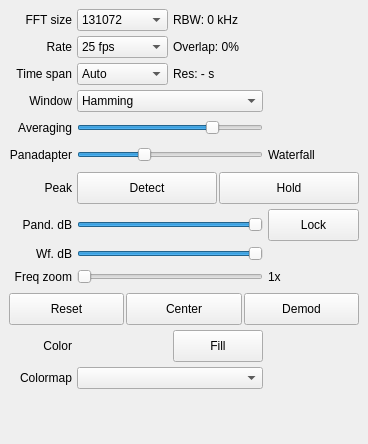
<?xml version="1.0" encoding="UTF-8"?>
<ui version="4.0">
 <class>DockFft</class>
 <widget class="QDockWidget" name="DockFft">
  <property name="geometry">
   <rect>
    <x>0</x>
    <y>0</y>
    <width>368</width>
    <height>444</height>
   </rect>
  </property>
  <property name="sizePolicy">
   <sizepolicy hsizetype="MinimumExpanding" vsizetype="Preferred">
    <horstretch>0</horstretch>
    <verstretch>0</verstretch>
   </sizepolicy>
  </property>
  <property name="minimumSize">
   <size>
    <width>327</width>
    <height>200</height>
   </size>
  </property>
  <property name="maximumSize">
   <size>
    <width>524287</width>
    <height>524287</height>
   </size>
  </property>
  <property name="windowIcon">
   <iconset resource="../../resources/icons.qrc">
    <normaloff>:/icons/icons/signal.svg</normaloff>:/icons/icons/signal.svg</iconset>
  </property>
  <property name="toolTip">
   <string>FFT performance and display settings</string>
  </property>
  <property name="allowedAreas">
   <set>Qt::LeftDockWidgetArea|Qt::RightDockWidgetArea</set>
  </property>
  <property name="windowTitle">
   <string>FFT Settings</string>
  </property>
  <widget class="QWidget" name="dockWidgetContents">
   <layout class="QVBoxLayout" name="verticalLayout_2">
    <item>
     <widget class="QScrollArea" name="scrollArea">
      <property name="sizePolicy">
       <sizepolicy hsizetype="Preferred" vsizetype="Preferred">
        <horstretch>0</horstretch>
        <verstretch>0</verstretch>
       </sizepolicy>
      </property>
      <property name="frameShape">
       <enum>QFrame::NoFrame</enum>
      </property>
      <property name="frameShadow">
       <enum>QFrame::Sunken</enum>
      </property>
      <property name="horizontalScrollBarPolicy">
       <enum>Qt::ScrollBarAsNeeded</enum>
      </property>
      <property name="sizeAdjustPolicy">
       <enum>QAbstractScrollArea::AdjustToContentsOnFirstShow</enum>
      </property>
      <property name="widgetResizable">
       <bool>true</bool>
      </property>
      <widget class="QWidget" name="scrollAreaWidgetContents">
       <property name="geometry">
        <rect>
         <x>0</x>
         <y>0</y>
         <width>350</width>
         <height>407</height>
        </rect>
       </property>
       <layout class="QVBoxLayout" name="verticalLayout">
        <property name="spacing">
         <number>0</number>
        </property>
        <property name="leftMargin">
         <number>0</number>
        </property>
        <property name="topMargin">
         <number>0</number>
        </property>
        <property name="rightMargin">
         <number>0</number>
        </property>
        <property name="bottomMargin">
         <number>0</number>
        </property>
        <item>
         <layout class="QGridLayout" name="gridLayout">
          <property name="sizeConstraint">
           <enum>QLayout::SetDefaultConstraint</enum>
          </property>
          <property name="leftMargin">
           <number>0</number>
          </property>
          <property name="topMargin">
           <number>0</number>
          </property>
          <property name="rightMargin">
           <number>0</number>
          </property>
          <property name="bottomMargin">
           <number>0</number>
          </property>
          <property name="spacing">
           <number>5</number>
          </property>
          <item row="0" column="2" colspan="2">
           <widget class="QLabel" name="fftRbwLabel">
            <property name="toolTip">
             <string>Resolution bandwidth</string>
            </property>
            <property name="text">
             <string>RBW: 0 kHz</string>
            </property>
           </widget>
          </item>
          <item row="4" column="0">
           <widget class="QLabel" name="fftAvgLabel">
            <property name="sizePolicy">
             <sizepolicy hsizetype="Preferred" vsizetype="Preferred">
              <horstretch>0</horstretch>
              <verstretch>0</verstretch>
             </sizepolicy>
            </property>
            <property name="toolTip">
             <string>FFT averaging gain</string>
            </property>
            <property name="text">
             <string>Averaging</string>
            </property>
            <property name="alignment">
             <set>Qt::AlignRight|Qt::AlignTrailing|Qt::AlignVCenter</set>
            </property>
           </widget>
          </item>
          <item row="12" column="1">
           <widget class="QtColorPicker" name="colorPicker">
            <property name="sizePolicy">
             <sizepolicy hsizetype="MinimumExpanding" vsizetype="Preferred">
              <horstretch>0</horstretch>
              <verstretch>0</verstretch>
             </sizepolicy>
            </property>
            <property name="minimumSize">
             <size>
              <width>50</width>
              <height>32</height>
             </size>
            </property>
            <property name="toolTip">
             <string>Click to select color for the FFT plot</string>
            </property>
            <property name="statusTip">
             <string>Click to select color for the FFT plot</string>
            </property>
            <property name="text">
             <string/>
            </property>
            <property name="flat">
             <bool>true</bool>
            </property>
           </widget>
          </item>
          <item row="5" column="3">
           <widget class="QLabel" name="wfLabel">
            <property name="sizePolicy">
             <sizepolicy hsizetype="MinimumExpanding" vsizetype="Preferred">
              <horstretch>0</horstretch>
              <verstretch>0</verstretch>
             </sizepolicy>
            </property>
            <property name="text">
             <string>Waterfall</string>
            </property>
            <property name="alignment">
             <set>Qt::AlignLeading|Qt::AlignLeft|Qt::AlignVCenter</set>
            </property>
           </widget>
          </item>
          <item row="5" column="0">
           <widget class="QLabel" name="pandLabel">
            <property name="sizePolicy">
             <sizepolicy hsizetype="Preferred" vsizetype="Preferred">
              <horstretch>0</horstretch>
              <verstretch>0</verstretch>
             </sizepolicy>
            </property>
            <property name="text">
             <string>Panadapter</string>
            </property>
            <property name="alignment">
             <set>Qt::AlignRight|Qt::AlignTrailing|Qt::AlignVCenter</set>
            </property>
           </widget>
          </item>
          <item row="1" column="2" colspan="2">
           <widget class="QLabel" name="fftOvrLabel">
            <property name="toolTip">
             <string>FFT buffer overlap between two consecutive FFT calculations.</string>
            </property>
            <property name="text">
             <string>Overlap: 0%</string>
            </property>
            <property name="margin">
             <number>0</number>
            </property>
           </widget>
          </item>
          <item row="1" column="0">
           <widget class="QLabel" name="fftRateLabel">
            <property name="text">
             <string>Rate</string>
            </property>
            <property name="alignment">
             <set>Qt::AlignRight|Qt::AlignTrailing|Qt::AlignVCenter</set>
            </property>
           </widget>
          </item>
          <item row="7" column="1" colspan="2">
           <widget class="ctkRangeSlider" name="pandRangeSlider">
            <property name="sizePolicy">
             <sizepolicy hsizetype="Expanding" vsizetype="Fixed">
              <horstretch>0</horstretch>
              <verstretch>0</verstretch>
             </sizepolicy>
            </property>
            <property name="minimumSize">
             <size>
              <width>0</width>
              <height>0</height>
             </size>
            </property>
            <property name="toolTip">
             <string>Set pandapter dB range</string>
            </property>
            <property name="statusTip">
             <string>Set pandapter dB range</string>
            </property>
            <property name="minimum">
             <number>-160</number>
            </property>
            <property name="maximum">
             <number>0</number>
            </property>
            <property name="orientation">
             <enum>Qt::Horizontal</enum>
            </property>
           </widget>
          </item>
          <item row="9" column="1" rowspan="2" colspan="2">
           <widget class="QSlider" name="fftZoomSlider">
            <property name="sizePolicy">
             <sizepolicy hsizetype="MinimumExpanding" vsizetype="Preferred">
              <horstretch>0</horstretch>
              <verstretch>0</verstretch>
             </sizepolicy>
            </property>
            <property name="minimumSize">
             <size>
              <width>0</width>
              <height>22</height>
             </size>
            </property>
            <property name="toolTip">
             <string>Set zoom level on the frequency axis</string>
            </property>
            <property name="statusTip">
             <string>Set zoom level on the frequency axis</string>
            </property>
            <property name="minimum">
             <number>1</number>
            </property>
            <property name="maximum">
             <number>50</number>
            </property>
            <property name="pageStep">
             <number>5</number>
            </property>
            <property name="orientation">
             <enum>Qt::Horizontal</enum>
            </property>
            <property name="invertedAppearance">
             <bool>false</bool>
            </property>
            <property name="invertedControls">
             <bool>false</bool>
            </property>
            <property name="tickPosition">
             <enum>QSlider::NoTicks</enum>
            </property>
           </widget>
          </item>
          <item row="7" column="3">
           <widget class="QPushButton" name="lockButton">
            <property name="enabled">
             <bool>true</bool>
            </property>
            <property name="sizePolicy">
             <sizepolicy hsizetype="MinimumExpanding" vsizetype="Preferred">
              <horstretch>0</horstretch>
              <verstretch>0</verstretch>
             </sizepolicy>
            </property>
            <property name="minimumSize">
             <size>
              <width>50</width>
              <height>32</height>
             </size>
            </property>
            <property name="toolTip">
             <string>Lock panadapter and waterfall sliders together</string>
            </property>
            <property name="statusTip">
             <string>Lock panadapter and waterfall sliders together</string>
            </property>
            <property name="text">
             <string>Lock</string>
            </property>
            <property name="checkable">
             <bool>true</bool>
            </property>
           </widget>
          </item>
          <item row="2" column="1">
           <widget class="QComboBox" name="wfSpanComboBox">
            <property name="sizePolicy">
             <sizepolicy hsizetype="MinimumExpanding" vsizetype="Preferred">
              <horstretch>0</horstretch>
              <verstretch>0</verstretch>
             </sizepolicy>
            </property>
            <property name="toolTip">
             <string>The vertical time span on the waterfall.</string>
            </property>
            <item>
             <property name="text">
              <string>Auto</string>
             </property>
            </item>
            <item>
             <property name="text">
              <string>1 min</string>
             </property>
            </item>
            <item>
             <property name="text">
              <string>2 min</string>
             </property>
            </item>
            <item>
             <property name="text">
              <string>5 min</string>
             </property>
            </item>
            <item>
             <property name="text">
              <string>10 min</string>
             </property>
            </item>
            <item>
             <property name="text">
              <string>15 min</string>
             </property>
            </item>
            <item>
             <property name="text">
              <string>20 min</string>
             </property>
            </item>
            <item>
             <property name="text">
              <string>30 min</string>
             </property>
            </item>
            <item>
             <property name="text">
              <string>1 hour</string>
             </property>
            </item>
            <item>
             <property name="text">
              <string>2 hours</string>
             </property>
            </item>
            <item>
             <property name="text">
              <string>5 hours</string>
             </property>
            </item>
            <item>
             <property name="text">
              <string>10 hours</string>
             </property>
            </item>
            <item>
             <property name="text">
              <string>16 hours</string>
             </property>
            </item>
            <item>
             <property name="text">
              <string>24 hours</string>
             </property>
            </item>
            <item>
             <property name="text">
              <string>48 hours</string>
             </property>
            </item>
           </widget>
          </item>
          <item row="3" column="1" colspan="2">
           <widget class="QComboBox" name="fftWinComboBox">
            <property name="toolTip">
             <string>FFT window</string>
            </property>
            <item>
             <property name="text">
              <string>Hamming</string>
             </property>
            </item>
            <item>
             <property name="text">
              <string>Hann</string>
             </property>
            </item>
            <item>
             <property name="text">
              <string>Blackman</string>
             </property>
            </item>
            <item>
             <property name="text">
              <string>Rectangular</string>
             </property>
            </item>
            <item>
             <property name="text">
              <string>Kaiser</string>
             </property>
            </item>
            <item>
             <property name="text">
              <string>Blackman-Harris</string>
             </property>
            </item>
            <item>
             <property name="text">
              <string>Bartlett</string>
             </property>
            </item>
            <item>
             <property name="text">
              <string>Flattop</string>
             </property>
            </item>
           </widget>
          </item>
          <item row="0" column="0">
           <widget class="QLabel" name="fftSizeLabel">
            <property name="text">
             <string>FFT size</string>
            </property>
            <property name="alignment">
             <set>Qt::AlignRight|Qt::AlignTrailing|Qt::AlignVCenter</set>
            </property>
           </widget>
          </item>
          <item row="5" column="1" colspan="2">
           <widget class="QSlider" name="fftSplitSlider">
            <property name="sizePolicy">
             <sizepolicy hsizetype="MinimumExpanding" vsizetype="Preferred">
              <horstretch>0</horstretch>
              <verstretch>0</verstretch>
             </sizepolicy>
            </property>
            <property name="minimumSize">
             <size>
              <width>0</width>
              <height>22</height>
             </size>
            </property>
            <property name="toolTip">
             <string>Spatial distribution between pandapter and waterfall</string>
            </property>
            <property name="minimum">
             <number>0</number>
            </property>
            <property name="maximum">
             <number>100</number>
            </property>
            <property name="value">
             <number>35</number>
            </property>
            <property name="orientation">
             <enum>Qt::Horizontal</enum>
            </property>
           </widget>
          </item>
          <item row="1" column="1">
           <widget class="QComboBox" name="fftRateComboBox">
            <property name="sizePolicy">
             <sizepolicy hsizetype="MinimumExpanding" vsizetype="Preferred">
              <horstretch>0</horstretch>
              <verstretch>0</verstretch>
             </sizepolicy>
            </property>
            <property name="minimumSize">
             <size>
              <width>0</width>
              <height>0</height>
             </size>
            </property>
            <property name="toolTip">
             <string>FFT refresh rate</string>
            </property>
            <property name="currentIndex">
             <number>3</number>
            </property>
            <item>
             <property name="text">
              <string>60 fps</string>
             </property>
            </item>
            <item>
             <property name="text">
              <string>50 fps</string>
             </property>
            </item>
            <item>
             <property name="text">
              <string>30 fps</string>
             </property>
            </item>
            <item>
             <property name="text">
              <string>25 fps</string>
             </property>
            </item>
            <item>
             <property name="text">
              <string>20 fps</string>
             </property>
            </item>
            <item>
             <property name="text">
              <string>17 fps</string>
             </property>
            </item>
            <item>
             <property name="text">
              <string>15 fps</string>
             </property>
            </item>
            <item>
             <property name="text">
              <string>10 fps</string>
             </property>
            </item>
            <item>
             <property name="text">
              <string>5 fps</string>
             </property>
            </item>
            <item>
             <property name="text">
              <string>1 fps</string>
             </property>
            </item>
            <item>
             <property name="text">
              <string>0 fps</string>
             </property>
            </item>
           </widget>
          </item>
          <item row="6" column="1" colspan="3">
           <layout class="QHBoxLayout" name="horizontalLayout_2" stretch="0,0">
            <property name="spacing">
             <number>2</number>
            </property>
            <property name="sizeConstraint">
             <enum>QLayout::SetDefaultConstraint</enum>
            </property>
            <property name="topMargin">
             <number>1</number>
            </property>
            <property name="bottomMargin">
             <number>0</number>
            </property>
            <item>
             <widget class="QPushButton" name="peakDetectionButton">
              <property name="sizePolicy">
               <sizepolicy hsizetype="MinimumExpanding" vsizetype="Preferred">
                <horstretch>0</horstretch>
                <verstretch>0</verstretch>
               </sizepolicy>
              </property>
              <property name="minimumSize">
               <size>
                <width>50</width>
                <height>32</height>
               </size>
              </property>
              <property name="maximumSize">
               <size>
                <width>16777215</width>
                <height>16777215</height>
               </size>
              </property>
              <property name="toolTip">
               <string>Enable peak detection in FFT</string>
              </property>
              <property name="text">
               <string>Detect</string>
              </property>
              <property name="checkable">
               <bool>true</bool>
              </property>
             </widget>
            </item>
            <item>
             <widget class="QPushButton" name="peakHoldButton">
              <property name="sizePolicy">
               <sizepolicy hsizetype="MinimumExpanding" vsizetype="Preferred">
                <horstretch>0</horstretch>
                <verstretch>0</verstretch>
               </sizepolicy>
              </property>
              <property name="minimumSize">
               <size>
                <width>50</width>
                <height>32</height>
               </size>
              </property>
              <property name="maximumSize">
               <size>
                <width>16777215</width>
                <height>16777215</height>
               </size>
              </property>
              <property name="toolTip">
               <string>Toggle peak hold in FFT</string>
              </property>
              <property name="text">
               <string>Hold</string>
              </property>
              <property name="checkable">
               <bool>true</bool>
              </property>
             </widget>
            </item>
           </layout>
          </item>
          <item row="2" column="0">
           <widget class="QLabel" name="label">
            <property name="toolTip">
             <string>The vertical time span on the waterfall.</string>
            </property>
            <property name="statusTip">
             <string/>
            </property>
            <property name="text">
             <string>Time span</string>
            </property>
            <property name="alignment">
             <set>Qt::AlignRight|Qt::AlignTrailing|Qt::AlignVCenter</set>
            </property>
           </widget>
          </item>
          <item row="8" column="1" colspan="2">
           <widget class="ctkRangeSlider" name="wfRangeSlider">
            <property name="toolTip">
             <string>Set waterfall dB range</string>
            </property>
            <property name="statusTip">
             <string>Set waterfall dB range</string>
            </property>
            <property name="minimum">
             <number>-160</number>
            </property>
            <property name="maximum">
             <number>0</number>
            </property>
            <property name="orientation">
             <enum>Qt::Horizontal</enum>
            </property>
           </widget>
          </item>
          <item row="11" column="0" colspan="4">
           <layout class="QHBoxLayout" name="horizontalLayout" stretch="0,0,0">
            <property name="spacing">
             <number>2</number>
            </property>
            <item>
             <widget class="QPushButton" name="resetButton">
              <property name="sizePolicy">
               <sizepolicy hsizetype="MinimumExpanding" vsizetype="Preferred">
                <horstretch>0</horstretch>
                <verstretch>0</verstretch>
               </sizepolicy>
              </property>
              <property name="minimumSize">
               <size>
                <width>50</width>
                <height>32</height>
               </size>
              </property>
              <property name="maximumSize">
               <size>
                <width>16777215</width>
                <height>16777215</height>
               </size>
              </property>
              <property name="toolTip">
               <string>Reset zoom level to 1x</string>
              </property>
              <property name="text">
               <string>Reset</string>
              </property>
             </widget>
            </item>
            <item>
             <widget class="QPushButton" name="centerButton">
              <property name="sizePolicy">
               <sizepolicy hsizetype="MinimumExpanding" vsizetype="Preferred">
                <horstretch>0</horstretch>
                <verstretch>0</verstretch>
               </sizepolicy>
              </property>
              <property name="minimumSize">
               <size>
                <width>50</width>
                <height>32</height>
               </size>
              </property>
              <property name="maximumSize">
               <size>
                <width>16777215</width>
                <height>16777215</height>
               </size>
              </property>
              <property name="toolTip">
               <string>Center FFT around original center frequency</string>
              </property>
              <property name="text">
               <string>Center</string>
              </property>
             </widget>
            </item>
            <item>
             <widget class="QPushButton" name="demodButton">
              <property name="sizePolicy">
               <sizepolicy hsizetype="MinimumExpanding" vsizetype="Preferred">
                <horstretch>0</horstretch>
                <verstretch>0</verstretch>
               </sizepolicy>
              </property>
              <property name="minimumSize">
               <size>
                <width>50</width>
                <height>32</height>
               </size>
              </property>
              <property name="maximumSize">
               <size>
                <width>16777215</width>
                <height>16777215</height>
               </size>
              </property>
              <property name="toolTip">
               <string>Center FFT around demodulator frequency</string>
              </property>
              <property name="text">
               <string>Demod</string>
              </property>
             </widget>
            </item>
           </layout>
          </item>
          <item row="8" column="0">
           <widget class="QLabel" name="wfRangeLabel">
            <property name="toolTip">
             <string>Set waterfall dB range</string>
            </property>
            <property name="statusTip">
             <string>Set waterfall dB range</string>
            </property>
            <property name="text">
             <string>Wf. dB</string>
            </property>
            <property name="alignment">
             <set>Qt::AlignRight|Qt::AlignTrailing|Qt::AlignVCenter</set>
            </property>
           </widget>
          </item>
          <item row="9" column="0" rowspan="2">
           <widget class="QLabel" name="zoomLAbel">
            <property name="toolTip">
             <string>Set zoom level on the frequency axis</string>
            </property>
            <property name="statusTip">
             <string>Set zoom level on the frequency axis</string>
            </property>
            <property name="text">
             <string>Freq zoom</string>
            </property>
            <property name="alignment">
             <set>Qt::AlignRight|Qt::AlignTrailing|Qt::AlignVCenter</set>
            </property>
           </widget>
          </item>
          <item row="12" column="2">
           <widget class="QPushButton" name="fillButton">
            <property name="sizePolicy">
             <sizepolicy hsizetype="MinimumExpanding" vsizetype="Preferred">
              <horstretch>0</horstretch>
              <verstretch>0</verstretch>
             </sizepolicy>
            </property>
            <property name="minimumSize">
             <size>
              <width>50</width>
              <height>32</height>
             </size>
            </property>
            <property name="maximumSize">
             <size>
              <width>16777215</width>
              <height>16777215</height>
             </size>
            </property>
            <property name="toolTip">
             <string>Fill the area below the FFT plot with a gradient</string>
            </property>
            <property name="statusTip">
             <string>Fill the area below the FFT plot with a gradient</string>
            </property>
            <property name="text">
             <string>Fill</string>
            </property>
            <property name="checkable">
             <bool>true</bool>
            </property>
           </widget>
          </item>
          <item row="14" column="0" colspan="4">
           <spacer name="verticalSpacer">
            <property name="orientation">
             <enum>Qt::Vertical</enum>
            </property>
            <property name="sizeHint" stdset="0">
             <size>
              <width>253</width>
              <height>68</height>
             </size>
            </property>
           </spacer>
          </item>
          <item row="3" column="0">
           <widget class="QLabel" name="label_2">
            <property name="toolTip">
             <string>FFT window</string>
            </property>
            <property name="text">
             <string>Window</string>
            </property>
            <property name="alignment">
             <set>Qt::AlignRight|Qt::AlignTrailing|Qt::AlignVCenter</set>
            </property>
           </widget>
          </item>
          <item row="6" column="0">
           <widget class="QLabel" name="peakLabel">
            <property name="text">
             <string>Peak</string>
            </property>
            <property name="alignment">
             <set>Qt::AlignRight|Qt::AlignTrailing|Qt::AlignVCenter</set>
            </property>
           </widget>
          </item>
          <item row="4" column="1" colspan="2">
           <widget class="QSlider" name="fftAvgSlider">
            <property name="sizePolicy">
             <sizepolicy hsizetype="MinimumExpanding" vsizetype="Preferred">
              <horstretch>0</horstretch>
              <verstretch>0</verstretch>
             </sizepolicy>
            </property>
            <property name="minimumSize">
             <size>
              <width>0</width>
              <height>22</height>
             </size>
            </property>
            <property name="toolTip">
             <string>FFT averaging gain</string>
            </property>
            <property name="maximum">
             <number>100</number>
            </property>
            <property name="value">
             <number>75</number>
            </property>
            <property name="orientation">
             <enum>Qt::Horizontal</enum>
            </property>
            <property name="invertedAppearance">
             <bool>false</bool>
            </property>
            <property name="invertedControls">
             <bool>false</bool>
            </property>
           </widget>
          </item>
          <item row="0" column="1">
           <widget class="QComboBox" name="fftSizeComboBox">
            <property name="enabled">
             <bool>true</bool>
            </property>
            <property name="sizePolicy">
             <sizepolicy hsizetype="MinimumExpanding" vsizetype="Preferred">
              <horstretch>0</horstretch>
              <verstretch>0</verstretch>
             </sizepolicy>
            </property>
            <property name="minimumSize">
             <size>
              <width>0</width>
              <height>0</height>
             </size>
            </property>
            <property name="toolTip">
             <string>&lt;html&gt;Number of FFT points to calculate. Higher values will require more CPU time. This will not influence the number of points on the display since that parameter is adjusted automatically according to the display size.
&lt;/html&gt;</string>
            </property>
            <property name="editable">
             <bool>false</bool>
            </property>
            <property name="currentIndex">
             <number>7</number>
            </property>
            <property name="maxVisibleItems">
             <number>15</number>
            </property>
            <property name="insertPolicy">
             <enum>QComboBox::InsertAlphabetically</enum>
            </property>
            <item>
             <property name="text">
              <string>16777216</string>
             </property>
            </item>
            <item>
             <property name="text">
              <string>8388608</string>
             </property>
            </item>
            <item>
             <property name="text">
              <string>4194304</string>
             </property>
            </item>
            <item>
             <property name="text">
              <string>2097152</string>
             </property>
            </item>
            <item>
             <property name="text">
              <string>1048576</string>
             </property>
            </item>
            <item>
             <property name="text">
              <string>524288</string>
             </property>
            </item>
            <item>
             <property name="text">
              <string>262144</string>
             </property>
            </item>
            <item>
             <property name="text">
              <string>131072</string>
             </property>
            </item>
            <item>
             <property name="text">
              <string>65536</string>
             </property>
            </item>
            <item>
             <property name="text">
              <string>32768</string>
             </property>
            </item>
            <item>
             <property name="text">
              <string>16384</string>
             </property>
            </item>
            <item>
             <property name="text">
              <string>8192</string>
             </property>
            </item>
            <item>
             <property name="text">
              <string>4096</string>
             </property>
            </item>
            <item>
             <property name="text">
              <string>3840</string>
             </property>
            </item>
            <item>
             <property name="text">
              <string>2048</string>
             </property>
            </item>
            <item>
             <property name="text">
              <string>1024</string>
             </property>
            </item>
            <item>
             <property name="text">
              <string>768</string>
             </property>
            </item>
            <item>
             <property name="text">
              <string>512</string>
             </property>
            </item>
           </widget>
          </item>
          <item row="12" column="0">
           <widget class="QLabel" name="colorLabel">
            <property name="toolTip">
             <string>Color for the FFT plot</string>
            </property>
            <property name="text">
             <string>Color</string>
            </property>
            <property name="alignment">
             <set>Qt::AlignRight|Qt::AlignTrailing|Qt::AlignVCenter</set>
            </property>
           </widget>
          </item>
          <item row="9" column="3" rowspan="2">
           <widget class="QLabel" name="zoomLevelLabel">
            <property name="sizePolicy">
             <sizepolicy hsizetype="MinimumExpanding" vsizetype="Preferred">
              <horstretch>0</horstretch>
              <verstretch>0</verstretch>
             </sizepolicy>
            </property>
            <property name="toolTip">
             <string>Current zoom level on the frequency axis</string>
            </property>
            <property name="statusTip">
             <string>Current zoom level on the frequency axis</string>
            </property>
            <property name="text">
             <string>1x</string>
            </property>
            <property name="alignment">
             <set>Qt::AlignLeading|Qt::AlignLeft|Qt::AlignVCenter</set>
            </property>
           </widget>
          </item>
          <item row="7" column="0">
           <widget class="QLabel" name="pandRangeLabel">
            <property name="toolTip">
             <string>Set pandapter dB range</string>
            </property>
            <property name="statusTip">
             <string>Set pandapter dB range</string>
            </property>
            <property name="text">
             <string>Pand. dB</string>
            </property>
            <property name="alignment">
             <set>Qt::AlignRight|Qt::AlignTrailing|Qt::AlignVCenter</set>
            </property>
           </widget>
          </item>
          <item row="2" column="2" colspan="2">
           <widget class="QLabel" name="wfResLabel">
            <property name="toolTip">
             <string>Waterfall time resolution.</string>
            </property>
            <property name="statusTip">
             <string/>
            </property>
            <property name="text">
             <string>Res: - s</string>
            </property>
           </widget>
          </item>
          <item row="13" column="1" colspan="2">
           <widget class="QComboBox" name="cmapComboBox">
            <property name="toolTip">
             <string>Select waterfall color map</string>
            </property>
           </widget>
          </item>
          <item row="13" column="0">
           <widget class="QLabel" name="label_3">
            <property name="text">
             <string>Colormap</string>
            </property>
            <property name="alignment">
             <set>Qt::AlignRight|Qt::AlignTrailing|Qt::AlignVCenter</set>
            </property>
           </widget>
          </item>
         </layout>
        </item>
       </layout>
      </widget>
     </widget>
    </item>
   </layout>
  </widget>
 </widget>
 <customwidgets>
  <customwidget>
   <class>ctkRangeSlider</class>
   <extends>QSlider</extends>
   <header>qtgui/ctk/ctkRangeSlider.h</header>
  </customwidget>
  <customwidget>
   <class>QtColorPicker</class>
   <extends>QPushButton</extends>
   <header>qtgui/qtcolorpicker.h</header>
  </customwidget>
 </customwidgets>
 <resources>
  <include location="../../resources/icons.qrc"/>
 </resources>
 <connections/>
</ui>
